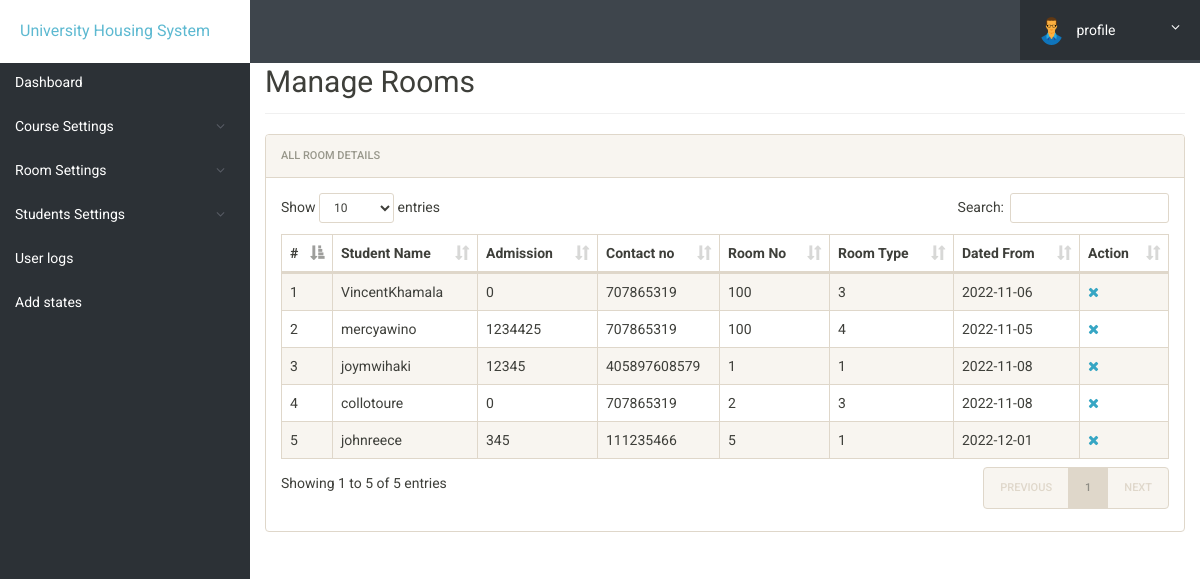
The page /admin/manage-students.php (signed in) on the database its author committed.
### tables this page shows
CREATE TABLE `registration` (
  `id` int(11) NOT NULL,
  `roomno` int(11) NOT NULL,
  `room_type` varchar(11) NOT NULL,
  `fees` int(11) NOT NULL,
  `mealplan` int(11) NOT NULL,
  `datefrom` date NOT NULL,
  `duration` int(11) NOT NULL,
  `admission_decision` varchar(500) NOT NULL,
  `regno` int(11) NOT NULL,
  `firstName` varchar(500) NOT NULL,
  `lastName` varchar(500) NOT NULL,
  `gender` varchar(250) NOT NULL,
  `contactno` bigint(11) NOT NULL,
  `emailaddr` varchar(500) NOT NULL,
  `econtactno` bigint(11) NOT NULL,
  `parent` varchar(500) NOT NULL,
  `prelation` varchar(500) NOT NULL,
  `pcontact` bigint(11) NOT NULL,
  `addr` varchar(500) NOT NULL,
  `city` varchar(500) NOT NULL,
  `state` varchar(500) NOT NULL,
  `postcode` int(11) NOT NULL,
  `health_record` varchar(500) DEFAULT NULL,
  `postingDate` timestamp NOT NULL DEFAULT current_timestamp(),
  `updationDate` varchar(500) NOT NULL
);

### admin/manage-students.php (the view, shortened to what this page needs)
<?php
include('includes/config.php');
?>
<!doctype html>
<html lang="en" class="no-js">
    <head>
       <?php include('includes/head.php')?>
    </head>
    <body>
        <?php include('includes/header.php'); ?>
        <div class="ts-main-content">
            <?php include('includes/sidebar.php'); ?>
            <div class="content-wrapper">
                <div class="container-fluid">
                    <div class="row">
                        <div class="col-md-12">
                            <h2 class="page-title">Manage Rooms</h2>
                            <div class="panel panel-default">
                                <div class="panel-heading">All Room Details</div>
                                <div class="panel-body">
                                    <table id="zctb" class="display table table-striped table-bordered table-hover"
                                        cellspacing="0" width="100%">
                                        <thead>
                                            <tr>
                                                <th>#</th>
                                                <th>Student Name</th>
                                                <th>Admission</th>
                                                <th>Contact no </th>
                                                <th>Room No </th>
                                                <th>Room Type </th>
                                                <th>Dated From </th>
                                                <th>Action</th>
                                            </tr>
                                        </thead>
                                        <tbody>
                                            <?php
                                            $ret = "SELECT * FROM registration";
                                            $stmt = $mysqli->prepare($ret);
                                            $stmt->execute();
                                            $res = $stmt->get_result();
                                            $cnt = 1;
                                            while ($row = $res->fetch_object()) {
                                            ?>
                                            <tr>
                                                <td><?php echo $cnt;
                                                ; ?></td>
                                                <td><?php echo $row->firstName; ?><?php echo $row->lastName; ?></td>
                                                <td><?php echo $row->regno; ?></td>
                                                <td><?php echo $row->contactno; ?></td>
                                                <td><?php echo $row->roomno; ?></td>
                                                <td><?php echo $row->room_type; ?></td>
                                                <td><?php echo $row->datefrom; ?></td>
                                                <td>
                                                    <a href="manage-students.php?del=<?php echo $row->id; ?>"
                                                        title="are you sure to delete this record?" onclick="return confirm("
                                                        Do you want to delete");"> <i class="fa fa-close"></i>
                                                    </a>
                                                </td>
                                            </tr>
                                            <?php
                                                $cnt = $cnt + 1;
                                            } ?>
                                        </tbody>
                                    </table>
                                </div>
                            </div>
                        </div>
                    </div>
                </div>
            </div>
        </div>
    </body>
</html>

### admin/css/style.css (style rules this page uses)
html { font-size: 14px; }
@media only screen and (min-width: 480px) { html { font-size: 17px; } }
@media only screen and (min-width: 768px) { html { font-size: 14px; } }
body { font-size: 1em; }
a { color: #37a6c4; }
.panel { overflow: hidden; }
.page-title { padding-bottom: 15px; margin-bottom: 20px; border-bottom: 1px solid #f0f0f0; }
.ts-main-content .content-wrapper { padding-top: 15px; margin-top: 10px; }
@media only screen and (min-width: 992px) { .ts-main-content .content-wrapper { margin-left: 250px; } }

### rows shown on the page
registration: firstName "Vincent", lastName "Khamala", regno "0", contactno "707865319", roomno "100", room_type "3", datefrom "2022-11-06"
registration: firstName "mercy", lastName "awino", regno "1234425", contactno "707865319", roomno "100", room_type "4", datefrom "2022-11-05"
registration: firstName "joy", lastName "mwihaki", regno "12345", contactno "405897608579", roomno "1", room_type "1", datefrom "2022-11-08"
registration: firstName "collo", lastName "toure", regno "0", contactno "707865319", roomno "2", room_type "3", datefrom "2022-11-08"
registration: firstName "john", lastName "reece", regno "345", contactno "111235466", roomno "5", room_type "1", datefrom "2022-12-01"
